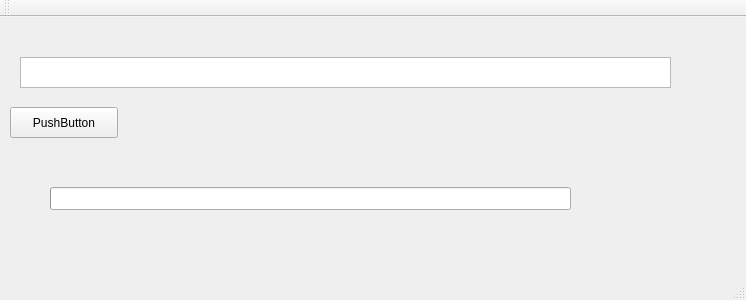
<?xml version="1.0" encoding="UTF-8"?>
<ui version="4.0">
 <class>MainWindow</class>
 <widget class="QMainWindow" name="MainWindow">
  <property name="geometry">
   <rect>
    <x>0</x>
    <y>0</y>
    <width>746</width>
    <height>300</height>
   </rect>
  </property>
  <property name="windowTitle">
   <string>MainWindow</string>
  </property>
  <widget class="QWidget" name="centralWidget">
   <widget class="QTextBrowser" name="textBrowser">
    <property name="geometry">
     <rect>
      <x>20</x>
      <y>40</y>
      <width>651</width>
      <height>31</height>
     </rect>
    </property>
   </widget>
   <widget class="QPushButton" name="pushButton">
    <property name="geometry">
     <rect>
      <x>10</x>
      <y>90</y>
      <width>108</width>
      <height>31</height>
     </rect>
    </property>
    <property name="text">
     <string>PushButton</string>
    </property>
   </widget>
   <widget class="QProgressBar" name="progressBar">
    <property name="geometry">
     <rect>
      <x>50</x>
      <y>170</y>
      <width>521</width>
      <height>23</height>
     </rect>
    </property>
    <property name="maximum">
     <number>300</number>
    </property>
    <property name="format">
     <string>%v</string>
    </property>
   </widget>
  </widget>
  <widget class="QMenuBar" name="menuBar">
   <property name="geometry">
    <rect>
     <x>0</x>
     <y>0</y>
     <width>746</width>
     <height>28</height>
    </rect>
   </property>
  </widget>
  <widget class="QToolBar" name="mainToolBar">
   <attribute name="toolBarArea">
    <enum>TopToolBarArea</enum>
   </attribute>
   <attribute name="toolBarBreak">
    <bool>false</bool>
   </attribute>
  </widget>
  <widget class="QStatusBar" name="statusBar"/>
 </widget>
 <layoutdefault spacing="6" margin="11"/>
 <resources/>
 <connections/>
</ui>
